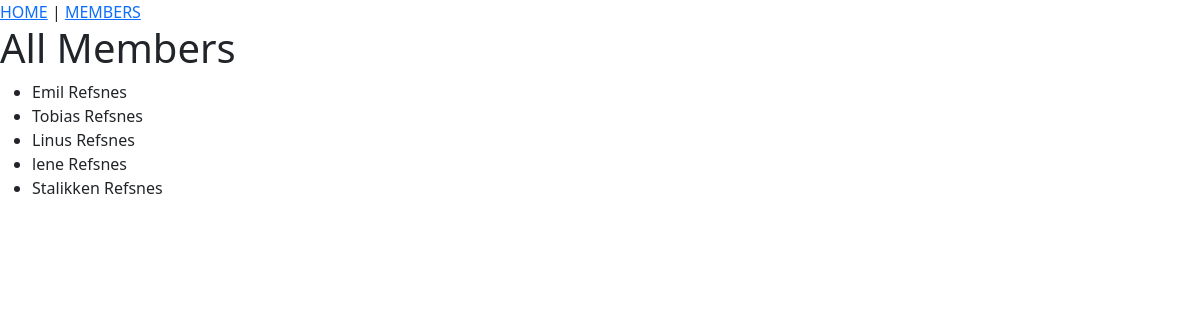
The page /members/ on the database its author committed.
### members/models.py (models this page shows, shortened)
class Member(models.Model):
    id = models.AutoField(primary_key=True)
    firstname = models.CharField(max_length=255)
    lastname = models.CharField(max_length=255)
    phone = models.IntegerField(null=True)
    joined_date = models.DateField(null=True)
    slug = models.SlugField(default="", null=False)

### members/views.py (the view)
# urls.py: path('members/', views.members, name='members'),
def members(request):
    mymembers = Member.objects.all()
    template = loader.get_template('all_members.html')
    context = {
        'mymembers' : mymembers
    }
    return HttpResponse(template.render(context, request))

### members/templates/all_members.html (shortened to what this page needs)
{% extends "master.html" %}
{% block content %}
    <div class="mycard">
        <h1>
            All Members
        </h1>
        <ul>
            {% for x in mymembers %}
            <li onclick="window.location = 'details/{{ x.slug }}'">{{ x.firstname }} {{ x.lastname }} </li>
            {% endfor %}
        </ul>
    </div>
{% endblock %}

### rows shown on the page
Member: firstname "Emil", lastname "Refsnes"
Member: firstname "Tobias", lastname "Refsnes"
Member: firstname "Linus", lastname "Refsnes"
Member: firstname "lene", lastname "Refsnes"
Member: firstname "Stalikken", lastname "Refsnes"
